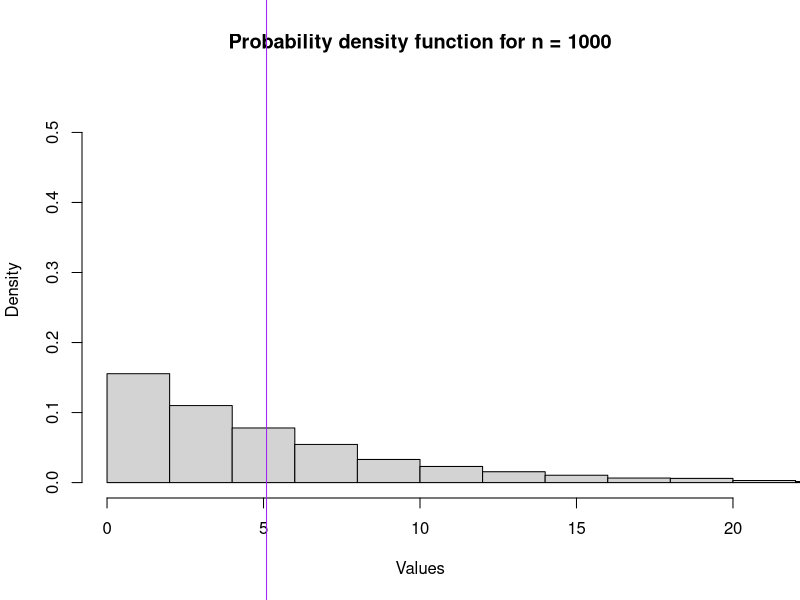
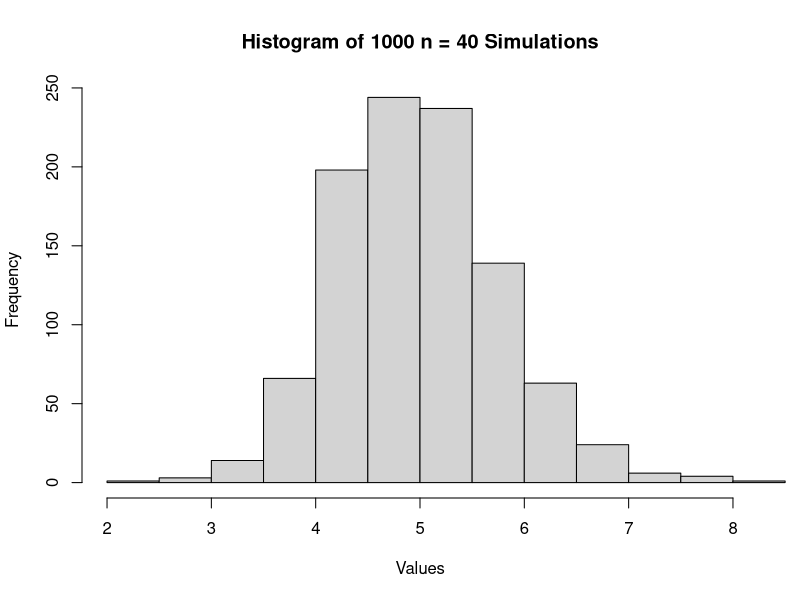
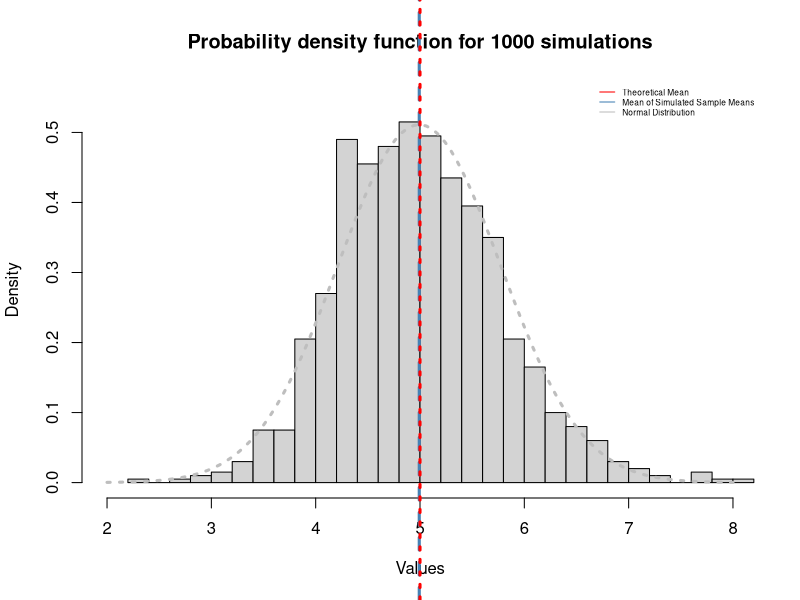
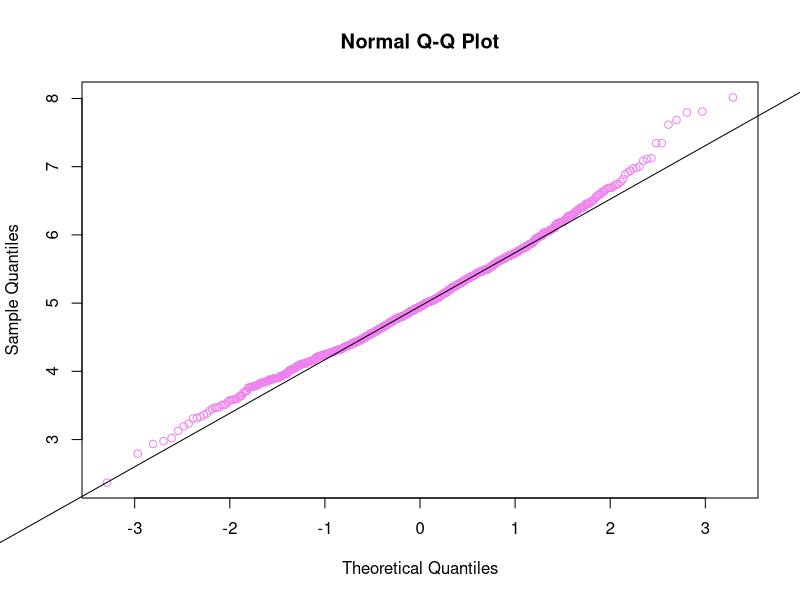

Write the R code that produced these figures, in order.
## ---- chunk 1
library(knitr)
library(plotrix)

## ---- chunk 2
opts_chunk$set(eval = TRUE)
opts_chunk$set(fig.height = 4)
## ---- chunk 3
# Setting the random seed
set.seed(1211)
par(xpd=NA)

# Setting the assumptions
lambda <- .2 
n <- 40
nosim <- 1000

# Generating 1000 random exponential distributions
ranex <- rexp(1000, lambda)

par(mfrow = c(1,1))
myhist <- hist(ranex , freq = FALSE, xlim = c(0, 20), ylim = c(0, .55), 
               breaks = 25, main = paste("Probability density function for n = 1000"), 
               xlab = "Values")

# Calculating the mean and standard deviation of the 1000 simulations
meanex <- mean(ranex)
sdex <- sd(ranex)

# Plotting the mean value from the 1000 simulations
abline(v = meanex , col = "purple", lwd = 1, lty = 1)
## ---- chunk 4
emean <-1/lambda
esd <- 1/lambda
## ---- chunk 5
emean; meanex
esd; sdex
## ---- chunk 6
# Clearing the vectors
mean_val <- NULL
mean_sd <- NULL

for (i in 1:nosim){
  # Calculating the mean & sd of the sample means
  val <- rexp(n, lambda)
  means <- mean(val); sd <- sd(val)
  mean_val  <- c(mean_val, means); mean_sd <- c(mean_sd, sd)
}

# Plotting of the means
myhist <- hist(mean_val , freq = TRUE, xlim = c(2, 8), 
               main = paste("Histogram of", nosim, "n = 40 Simulations"), xlab = "Values")
## ---- chunk 7
# Calculating the mean, standard deviation and variance of the aggregated sample means
smean <- mean(mean_val)
ssd <- sd(mean_val)
svar <- ssd^2

# Calculating the theoretical mean, standard deviation and variance of X-bar
tmean <-1/lambda
tsd <- (1/lambda) / sqrt(n)
tvar <- (1/lambda)^2 / n
## ---- chunk 8
# Comparing the Sample Mean and Theoretical Mean of Xbar
smean; tmean
## ---- chunk 9
# Comparing the Sample Variance and Theoretical Variance of Xbar
svar; tvar
## ---- chunk 10
# Investigating the Distribution of the Simulated sample means from the Exponential Distribution
# Plotting the Histogram of the Probability Density of the sample mean
par(mfrow = c(1,1))
myhist <- hist(mean_val , freq = FALSE, xlim = c(2, 8), ylim = c(0, .55), 
               breaks = 25, main = paste("Probability density function for", nosim, "simulations"), 
               xlab = "Values")

# Plotting the theoretical distribution for simulated sample means
x <- seq(min(mean_val ), max(mean_val ), length = 100) 
y <- dnorm(x, mean = smean, sd = ssd)
curve(dnorm(x, mean = smean, sd = ssd), 
      col = "gray", lwd = 3, lty = 3, add = TRUE)

# Plotting the mean value from the data set
abline(v = smean , col = "steelblue", lwd = 3, lty = 2)

# Plotting the expected value of an exponential distribution
abline(v = 5, col = "red", lwd = 3, lty = 9)


legend('topright', c("Theoretical Mean", "Mean of Simulated Sample Means", "Normal Distribution"), 
       lty=1, col=c('red', 'steelblue', 'gray'), bty='n', cex=.5)
## ---- chunk 11
# Comparing Sample Standard Deviation and Theoretical Standard Error of Xbar
ssd; tsd
## ---- chunk 12
# Generating the Q-Q plot
qqnorm(mean_val, col = "violet")
qqline(mean_val)
